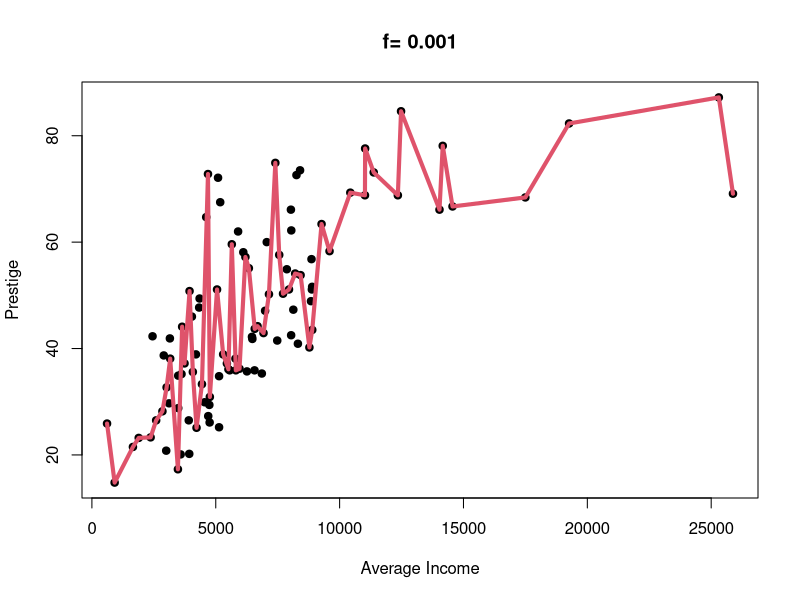
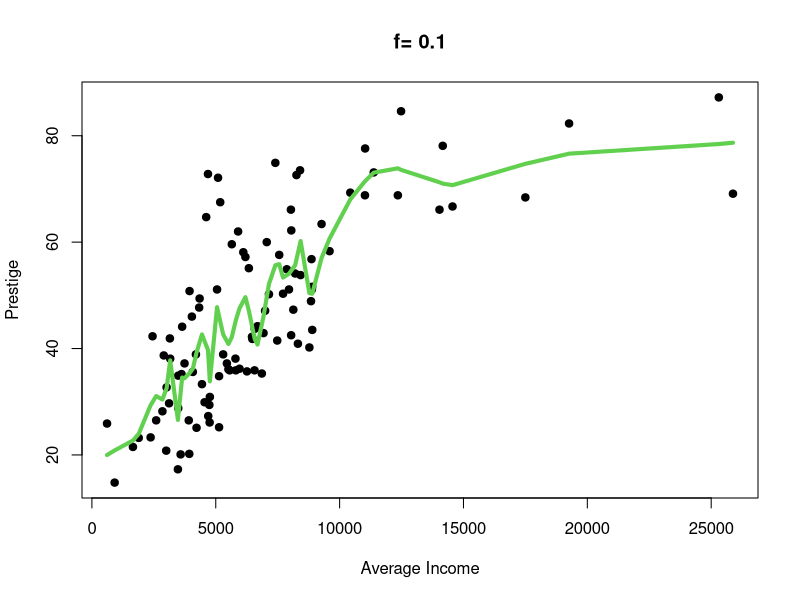
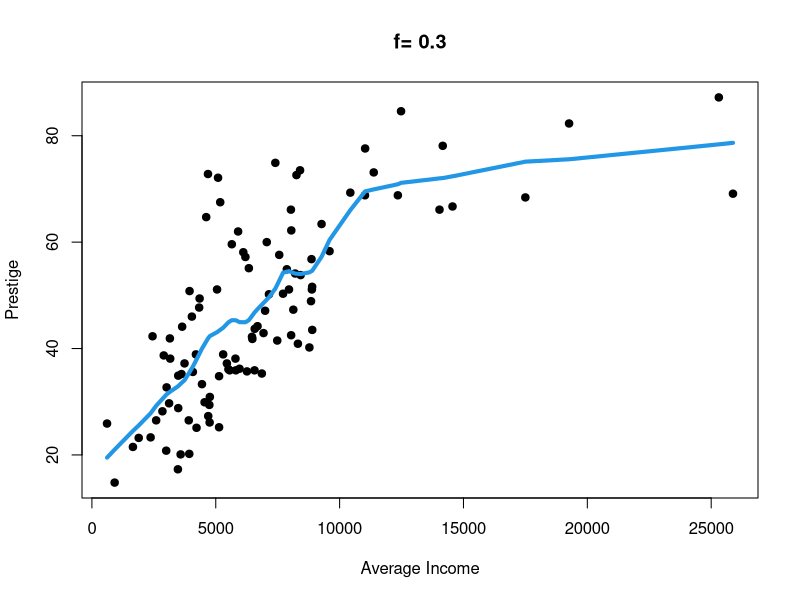
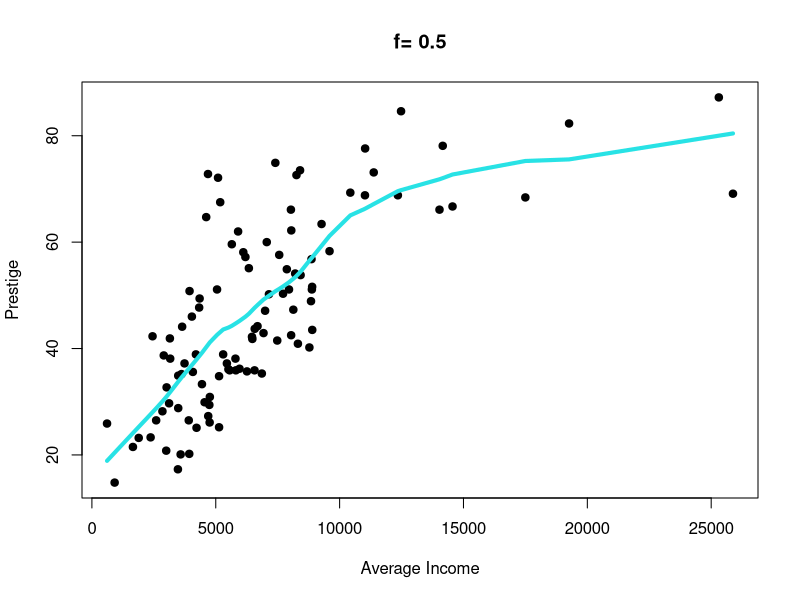
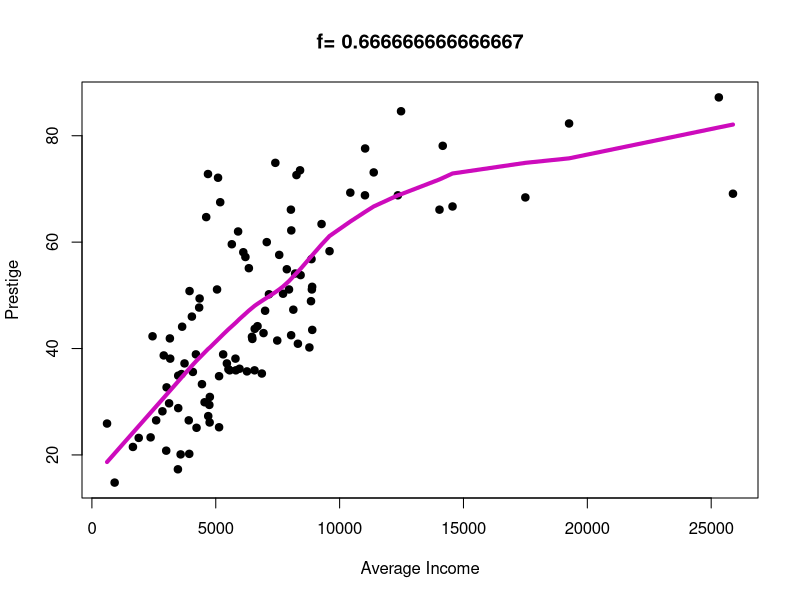
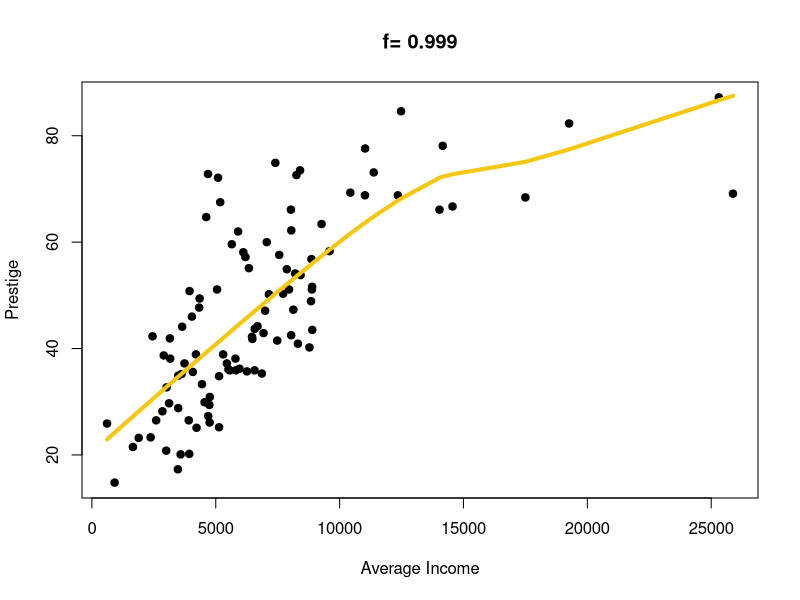
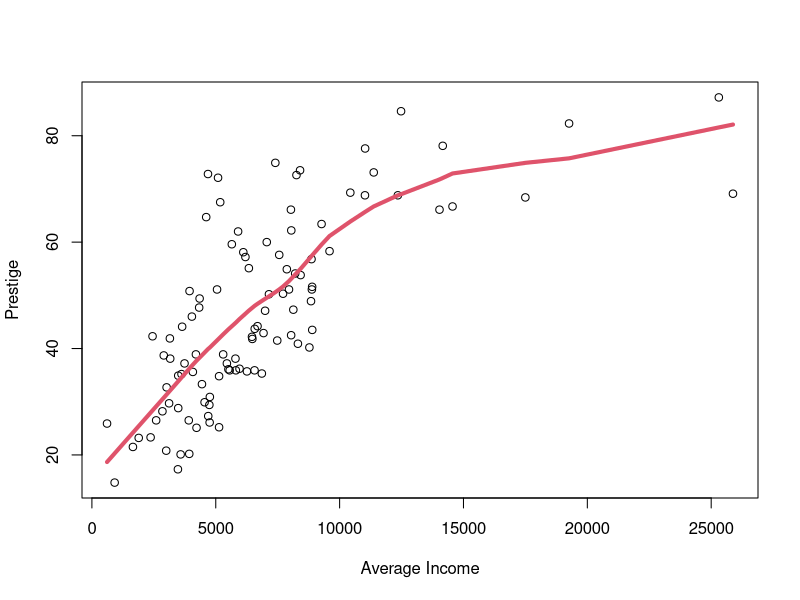
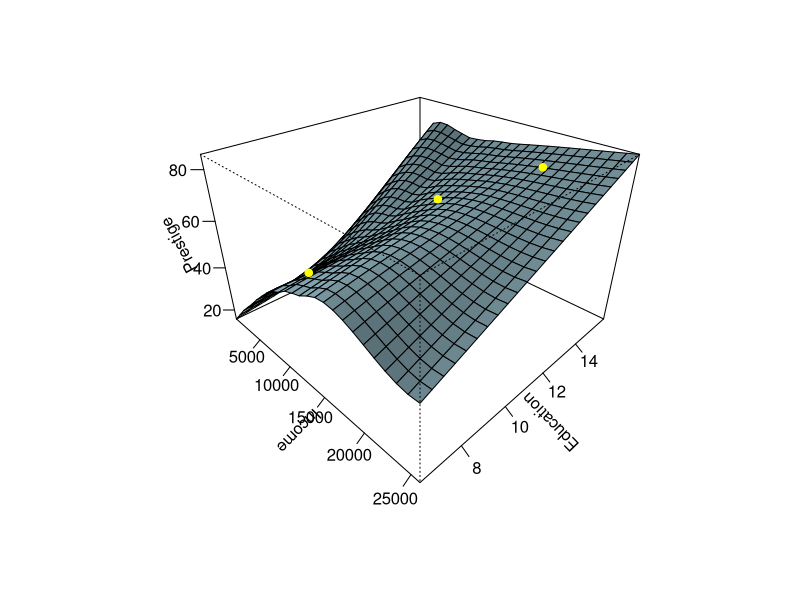

The R script that drew these images, in order:

# Ejemplo 1 ---------------------------------------------------------------

library(car) # for data sets

# Example: impact of span (f) parameter
fs <- c(0.001, 0.1, 0.3, 0.5, 2/3, 0.999)
for (i in 1:length(fs)) {
  plot(prestige ~ income, xlab="Average Income", ylab="Prestige", data=Prestige,
       main=paste("f=", fs[i]), pch=19)
  with(Prestige, lines(lowess(income, prestige, f=fs[i], iter=0), lwd=4, col=i+1))
}

# Example with lowess
plot(prestige ~ income, xlab="Average Income", ylab="Prestige", data=Prestige)
mod1 <- lowess(x=Prestige$income, y=Prestige$prestige, f=2/3, iter=0)
lines(mod1, lwd=4, col=2)


# Ejemplo 2 ---------------------------------------------------------------


# Example with loess for the same example
mod2 <- loess(prestige ~ income + education, data=Prestige, degree=1, span=0.5)
summary(mod2)

inc <- with(Prestige, seq(min(income), max(income), len=25))
ed <- with(Prestige, seq(min(education), max(education), len=25))
newdata <- expand.grid(income=inc, education=ed)
fit.prestige <- matrix(predict(mod2, newdata), 25, 25)
myplot3d <- persp(inc, ed, fit.prestige, theta=45, phi=30, ticktype="detailed",
                  xlab="Income", ylab="Education", zlab="Prestige", expand=2/3,
                  shade=0.5, col="lightblue")

# How to predict automatically
newdata <- data.frame(   income=c(5635, 12563, 18965),
                      education=c(8.5 ,  12.3,  14.8))
predict(mod2, newdata)
mypoints <- trans3d(x=newdata$income, 
                    y=newdata$education, 
                    z=predict(mod2, newdata), pmat=myplot3d)
points(mypoints, col="yellow", pch=19)


